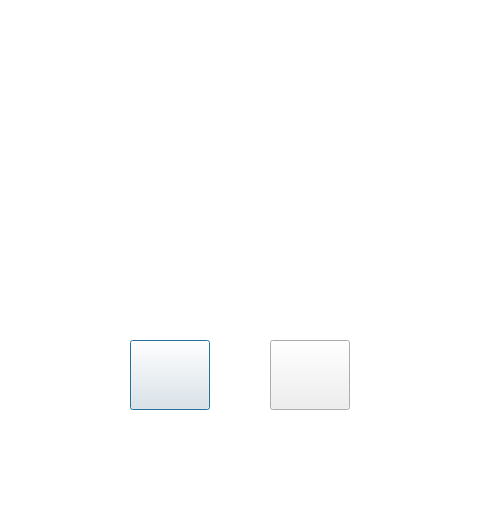
<?xml version="1.0" encoding="UTF-8"?>
<ui version="4.0">
 <class>Dialog_ChangePassWord</class>
 <widget class="QDialog" name="Dialog_ChangePassWord">
  <property name="geometry">
   <rect>
    <x>0</x>
    <y>0</y>
    <width>480</width>
    <height>510</height>
   </rect>
  </property>
  <property name="windowTitle">
   <string>Dialog</string>
  </property>
  <property name="styleSheet">
   <string notr="true">#Dialog_ChangePassWord{
	background-color: rgba(0, 0, 0,0);
border-image: url(:/Image/Asset 2_.png);
}
</string>
  </property>
  <widget class="QPushButton" name="Set_btn">
   <property name="geometry">
    <rect>
     <x>130</x>
     <y>340</y>
     <width>80</width>
     <height>70</height>
    </rect>
   </property>
   <property name="styleSheet">
    <string notr="true">#Set_btn{
border-image: url(:/Image/Asset 4_.png);
}
</string>
   </property>
   <property name="text">
    <string/>
   </property>
  </widget>
  <widget class="QPushButton" name="Cancel_btn">
   <property name="geometry">
    <rect>
     <x>270</x>
     <y>340</y>
     <width>80</width>
     <height>70</height>
    </rect>
   </property>
   <property name="styleSheet">
    <string notr="true">#Cancel_btn{
border-image: url(:/Image/Asset 3_.png);
}</string>
   </property>
   <property name="text">
    <string/>
   </property>
  </widget>
  <widget class="QLineEdit" name="lineEdit_NewPassword">
   <property name="geometry">
    <rect>
     <x>120</x>
     <y>90</y>
     <width>211</width>
     <height>61</height>
    </rect>
   </property>
   <property name="font">
    <font>
     <family>Yu Gothic UI Semibold</family>
     <pointsize>18</pointsize>
     <bold>true</bold>
    </font>
   </property>
   <property name="styleSheet">
    <string notr="true">#lineEdit_NewPassword{
background-color: rgba(0, 0, 0,0);
	color: rgb(0, 0, 0);
}
</string>
   </property>
   <property name="frame">
    <bool>false</bool>
   </property>
  </widget>
  <widget class="QLineEdit" name="lineEdit_ConfirmNewPassword">
   <property name="geometry">
    <rect>
     <x>120</x>
     <y>220</y>
     <width>211</width>
     <height>61</height>
    </rect>
   </property>
   <property name="font">
    <font>
     <family>Yu Gothic UI Semibold</family>
     <pointsize>18</pointsize>
     <bold>true</bold>
    </font>
   </property>
   <property name="styleSheet">
    <string notr="true">#lineEdit_ConfirmNewPassword{
background-color: rgba(0, 0, 0,0);
color: rgb(0, 0, 0);
}
</string>
   </property>
   <property name="frame">
    <bool>false</bool>
   </property>
  </widget>
 </widget>
 <resources/>
 <connections/>
</ui>
